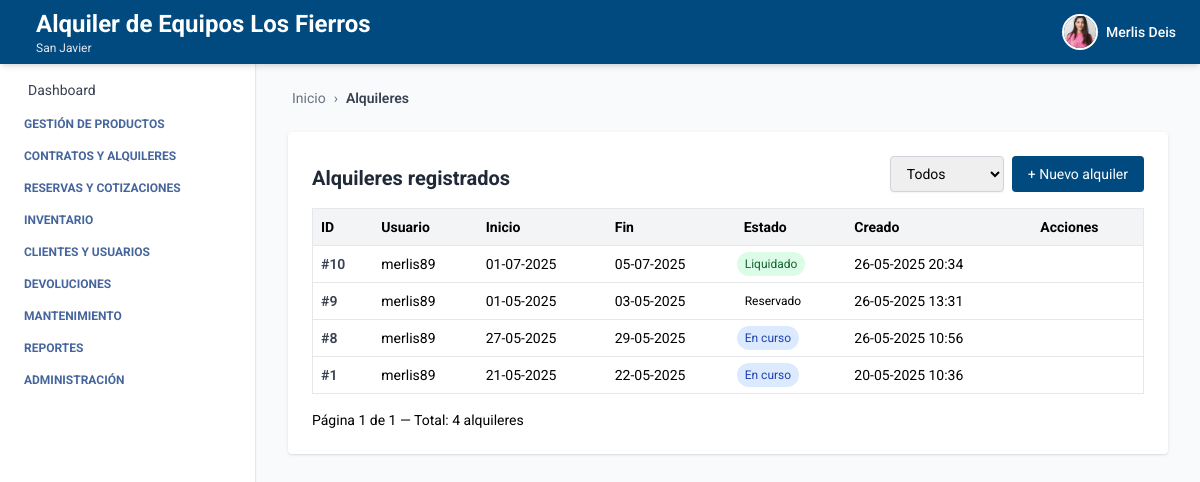
/alquiler/ (signed in), run on an earlier commit of the app's database.
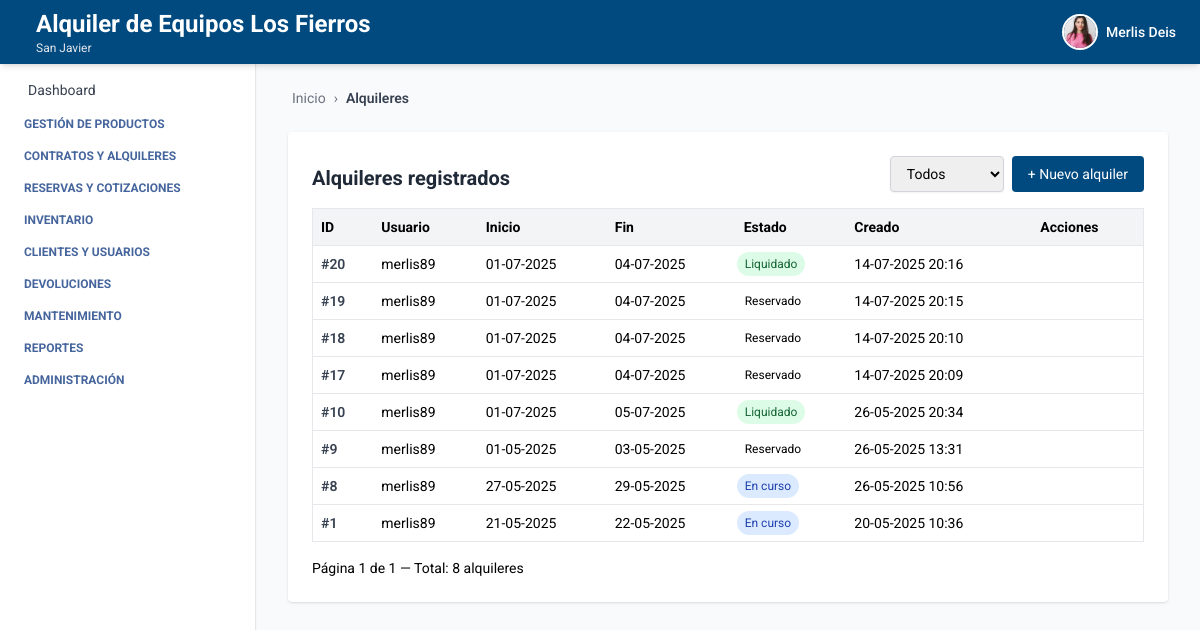
And on a later commit of the database.
### autenticacion/models.py (models this page shows, shortened)
class Usuario(AbstractUser):
    telefono = models.CharField(max_length=20, blank=True, null=True)
    empresa = models.ForeignKey(Empresa, on_delete=models.SET_NULL, null=True, blank=True)
    sucursal = models.ForeignKey(Sucursal, on_delete=models.SET_NULL, null=True, blank=True)
    rol = models.ForeignKey(Rol, on_delete=models.SET_NULL, null=True, blank=True)
    ESTADOS = [
        ("activo", "Activo"),
        ("inactivo", "Inactivo"),
    ]
    estado = models.CharField(max_length=10, choices=ESTADOS, default="activo")
    foto_perfil = models.ImageField(upload_to='usuarios/img/', blank=True, null=True)
    groups = models.ManyToManyField(
        Group,
        related_name='usuarios',  # Evita conflicto con 'user_set'
        blank=True,
        help_text='The groups this user belongs to.',
        verbose_name='groups'
    )
    user_permissions = models.ManyToManyField(
        Permission,
        related_name='usuarios',  # Evita conflicto con 'user_set'
        blank=True,
        help_text='Specific permissions for this user.',
        verbose_name='user permissions'
    )

### empresa/models.py (models this page shows, shortened)
class Empresa(models.Model):
    ESTADOS = [
        ("activo", "Activo"),
        ("inactivo", "Inactivo"),
    ]
    nombre = models.CharField(max_length=100)
    nit = models.CharField(max_length=50, unique=True)
    ciudad = models.CharField(max_length=100, blank=True, null=True)
    direccion = models.CharField(max_length=255, blank=True, null=True)
    departamento = models.CharField(max_length=100, blank=True, null=True)
    telefono = models.CharField(max_length=20, blank=True, null=True)
    estado = models.CharField(max_length=20, choices=ESTADOS, default="activo")
    logo = models.ImageField(upload_to='empresas/img/', blank=True, null=True)

class Sucursal(models.Model):
    ESTADOS = [
        ("activo", "Activo"),
        ("inactivo", "Inactivo"),
    ]
    empresa = models.ForeignKey(Empresa, related_name='sucursales', on_delete=models.CASCADE)
    nombre = models.CharField(max_length=100)
    ciudad = models.CharField(max_length=100)
    direccion = models.CharField(max_length=255)
    departamento = models.CharField(max_length=100, blank=True, null=True)
    telefono = models.CharField(max_length=20, blank=True, null=True)
    estado = models.CharField(max_length=20, choices=ESTADOS, default="activo")

### alquiler/models.py (models this page shows, shortened)
class Alquiler(models.Model):
    ESTADOS_ALQUILER = [
        ('cotizacion', 'Cotización'),
        ('borrador', 'Borrador'),
        ('reservado', 'Reservado'),
        ('en_curso', 'En curso'),
        ('liquidado', 'Liquidado'),
        ('anulado', 'Anulado'),
    ]
    usuario = models.ForeignKey(
        settings.AUTH_USER_MODEL, on_delete=models.CASCADE)
    cliente = models.ForeignKey(
        Cliente, on_delete=models.PROTECT, related_name='alquileres', null=True, blank=True)
    fecha_inicio = models.DateField(null=True, blank=True)
    fecha_fin = models.DateField(null=True, blank=True)
    observaciones = models.TextField(blank=True)
    total = models.DecimalField(
        max_digits=10, decimal_places=2, default=0.0,
        help_text="Total cobro del alquiler"
    )
    estado = models.CharField(
        max_length=20, choices=ESTADOS_ALQUILER, default='borrador')
    descuento_general = models.DecimalField(
        max_digits=5, decimal_places=2, default=0.0,
        help_text="Descuento general en % sobre el total del alquiler"
    )
    created_at = models.DateTimeField(auto_now_add=True)
    updated_at = models.DateTimeField(auto_now=True)
    created_by = models.ForeignKey(
        settings.AUTH_USER_MODEL, on_delete=models.SET_NULL,
        null=True, blank=True, related_name='alquileres_creados_por'
    )
    updated_by = models.ForeignKey(
        settings.AUTH_USER_MODEL, on_delete=models.SET_NULL,
        null=True, blank=True, related_name='alquileres_actualizados_por'
    )

### alquiler/views_alquiler.py (the view)
# urls.py: path('', alquiler_list, name='alquiler_list'),
@login_required
def alquiler_list(request):
    estado = request.GET.get('estado', '')
    qs = Alquiler.objects.filter(usuario__sucursal=request.user.sucursal)
    if estado:
        qs = qs.filter(estado=estado)
    qs = qs.order_by('-created_at')
    paginator = Paginator(qs, 10)  # 10 alquileres por página
    page_number = request.GET.get('page')
    alquileres = paginator.get_page(page_number)
    return render(request, 'alquiler_list.html', {
        'alquileres': alquileres,
        'estado_filtro': estado,
        'breadcrumb_items': [('Alquileres', None)]
    })

### alquiler/templates/alquiler_list.html (shortened to what this page needs)
{% extends 'index.html' %}
{% load humanize %}
{% block breadcrumb %}
  {% include 'breadcrumb.html' with home='/' breadcrumbs=breadcrumb_items %}
{% endblock %}
{% block content %}
  <div class="max-w-6xl mx-auto mt-6 bg-white p-6 rounded shadow">
    <div class="flex justify-between items-end mb-4 flex-wrap gap-2">
  <h2 class="text-xl font-bold text-gray-800">Alquileres registrados</h2>
  <div class="flex gap-2 items-end">
    <form method="get" class="flex items-end">
      <div>
        <select name="estado"
              class="block w-full border border-gray-300 rounded px-3 py-2 text-sm shadow-sm focus:outline-none focus:ring-2 focus:ring-blue-300 focus:border-blue-500"
              onchange="this.form.submit()">
        <option value="">Todos</option>
      </select>
      </div>
    </form>
    <a href="{% url 'crear_alquiler' %}" class="bg-[var(--primary-color)] text-white px-4 py-2 rounded hover:bg-blue-700 transition text-sm">+ Nuevo alquiler</a>
  </div>
</div>
    <table class="min-w-full bg-white border border-gray-200 text-sm rounded">
      <thead class="bg-gray-100 text-left">
        <tr>
          <th class="p-2">ID</th>
          <th class="p-2">Usuario</th>
          <th class="p-2">Inicio</th>
          <th class="p-2">Fin</th>
          <th class="p-2">Estado</th>
          <th class="p-2">Creado</th>
          <th class="p-2">Acciones</th>
        </tr>
      </thead>
      <tbody>
        {% for a in alquileres %}
          <tr class="border-t">
            <td class="p-2 font-semibold text-gray-700">#{{ a.id }}</td>
            <td class="p-2">{{ a.usuario.username }}</td>
            <td class="p-2">{{ a.fecha_inicio|default:'—'|date:'d-m-Y' }}</td>
            <td class="p-2">{{ a.fecha_fin|default:'—'|date:'d-m-Y' }}</td>
            <td>
              <span class="inline-block text-xs px-2 py-1 rounded-full
                {% if a.estado == 'borrador' %}bg-gray-100 text-gray-800
                {% elif a.estado == 'en_curso' %}bg-blue-100 text-blue-800
                {% elif a.estado == 'con_abono' %}bg-yellow-100 text-yellow-800
                {% elif a.estado == 'liquidado' %}bg-green-100 text-green-800
                {% elif a.estado == 'anulado' %}bg-red-100 text-red-800
                {% endif %}">
                {{ a.get_estado_display }}
              </span>
            </td>
            <td class="p-2">{{ a.created_at|date:'d-m-Y H:i' }}</td>
            <td class="p-2">
            </td>
          </tr>
        {% empty %}
          <tr>
            <td colspan="7" class="p-4 text-center text-gray-500">No hay alquileres registrados.</td>
          </tr>
        {% endfor %}
      </tbody>
    </table>
    <div class="mt-4 flex justify-between items-center text-sm">
  <div>
    Página {{ alquileres.number }} de {{ alquileres.paginator.num_pages }} — Total: {{ alquileres.paginator.count }} alquileres
  </div>
</div>
  </div>
{% endblock %}

### core/templates/index.html (shortened to what this page needs)
<!DOCTYPE html>
<html lang="es">
  <head>
    <script src="https://cdn.tailwindcss.com"></script>
  </head>
  <body class="bg-gray-50 min-h-screen">
    {% include 'header.html' %}
    <aside class="fixed top-16 left-0 w-64 bg-white h-[calc(100vh-4rem)] overflow-y-auto border-r shadow-sm hidden sm:block">
      {% include 'navbar.html' %}
    </aside>
    <div class="ml-64 pt-14 min-h-screen">
      <main class="p-8">
        {% block breadcrumb %}{% endblock %}
        {% block content %}{% endblock %}
      </main>
    </div>
  </body>
</html>

### core/templates/header.html (shortened to what this page needs)
<header class="bg-[var(--primary-color)] shadow-md w-full h-16 flex items-center px-6 justify-between fixed top-0 left-0 z-10">
  <h1 class="text-white flex items-center gap-3 leading-tight">
    <div class="leading-tight">
  {% if request.user.is_authenticated %}
    {% if request.user.empresa %}
      <span class="text-xl sm:text-2xl font-bold block">
        {{ request.user.empresa.nombre }}
      </span>
    {% endif %}
    {% if request.user.sucursal %}
      <span class="text-xs text-gray-200 block">
        {{ request.user.sucursal.nombre }}
      </span>
    {% endif %}
  {% else %}
    <span class="text-xl text-gray-200 block">Gestión inteligente de Equipos</span>
  {% endif %}
</div>
  </h1>
  {% if request.user.is_authenticated %}
  <div x-data="{ open: false }" class="relative flex items-center space-x-3 cursor-pointer" @click.away="open = false">
    <button @click="open = !open" class="flex items-center space-x-2 focus:outline-none">
      {% if request.user.foto_perfil %}
        <img src="{{ request.user.foto_perfil.url }}" alt="Perfil" class="w-9 h-9 rounded-full object-cover border-2 border-white" />
      {% else %}
        <div class="w-9 h-9 rounded-full bg-white text-[var(--primary-color)] flex items-center justify-center font-bold text-sm">
          {{ request.user.first_name|first }}{{ request.user.last_name|first }}
        </div>
      {% endif %}
      <span class="text-white hidden sm:block text-sm font-medium">{{ request.user.first_name }}</span>
    </button>
  </div>
  {% endif %}
</header>

### core/templates/navbar.html (shortened to what this page needs)
<nav class="p-4 text-sm space-y-4">
  <ul class="space-y-4">
    <li>
      <a href="#" class="flex items-center gap-3 text-gray-700 hover:text-[var(--primary-color)] transition">
        Dashboard
      </a>
    </li>
  </ul>
  <details id="menu-productos" class="menu-toggle group">
    <summary class="cursor-pointer text-[var(--text-aside-color)] uppercase text-xs font-bold flex items-center gap-2">
       Gestión de productos
    </summary>
  </details>
  <details id="menu-alquileres" class="menu-toggle group">
    <summary class="cursor-pointer text-[var(--text-aside-color)] uppercase text-xs font-bold flex items-center gap-2">
       Contratos y alquileres
    </summary>
  </details>
  <details id="menu-cotizaciones" class="menu-toggle group">
    <summary class="cursor-pointer text-[var(--text-aside-color)] uppercase text-xs font-bold flex items-center gap-2">
       Reservas y cotizaciones
    </summary>
  </details>
  <details id="menu-inventario" class="menu-toggle group">
    <summary class="cursor-pointer text-[var(--text-aside-color)] uppercase text-xs font-bold flex items-center gap-2">
       Inventario
    </summary>
  </details>
  <details id="menu-clientes" class="menu-toggle group">
    <summary class="cursor-pointer text-[var(--text-aside-color)] uppercase text-xs font-bold flex items-center gap-2">
       Clientes y usuarios
    </summary>
  </details>
  <details id="menu-devoluciones" class="menu-toggle group">
    <summary class="cursor-pointer text-[var(--text-aside-color)] uppercase text-xs font-bold flex items-center gap-2">
       Devoluciones
    </summary>
  </details>
  <details id="menu-mantenimiento" class="menu-toggle group">
    <summary class="cursor-pointer text-[var(--text-aside-color)] uppercase text-xs font-bold flex items-center gap-2">
       Mantenimiento
    </summary>
  </details>
  <details id="menu-reportes" class="menu-toggle group">
    <summary class="cursor-pointer text-[var(--text-aside-color)] uppercase text-xs font-bold flex items-center gap-2">
       Reportes
    </summary>
  </details>
  <details id="menu-admin" class="menu-toggle group">
    <summary class="cursor-pointer text-[var(--text-aside-color)] uppercase text-xs font-bold flex items-center gap-2">
       Administración
    </summary>
  </details>
</nav>

### core/templates/breadcrumb.html (shortened to what this page needs)
<nav class="text-sm text-gray-500 mb-4 flex items-center gap-1">
    {% if home %}
      <a href="{{ home }}" class="hover:text-[var(--primary-color)] flex items-center gap-1">
         Inicio
      </a>
      <span class="mx-1">›</span>
    {% endif %}
    {% for label, url in breadcrumbs %}
      {% if url %}
        <a href="{{ url }}" class="hover:text-[var(--primary-color)]">{{ label }}</a>
        <span class="mx-1">›</span>
      {% else %}
        <span class="text-gray-700 font-semibold">{{ label }}</span>
      {% endif %}
    {% endfor %}
  </nav>

### core/templates/index.html (style rules this page uses)
:root { --primary-color: #004a80; --text-aside-color: rgb(69, 101, 156); }
body { font-family: 'Roboto', sans-serif; }

What changed in the data, as far as the page shows it:
added Alquiler: id "20", usuario.username "merlis89", fecha_inicio "01-07-2025", fecha_fin "04-07-2025", estado "Liquidado", created_at "14-07-2025 20:16"
added Alquiler: id "19", usuario.username "merlis89", fecha_inicio "01-07-2025", fecha_fin "04-07-2025", estado "Reservado", created_at "14-07-2025 20:15"
added Alquiler: id "18", usuario.username "merlis89", fecha_inicio "01-07-2025", fecha_fin "04-07-2025", estado "Reservado", created_at "14-07-2025 20:10"
added Alquiler: id "17", usuario.username "merlis89", fecha_inicio "01-07-2025", fecha_fin "04-07-2025", estado "Reservado", created_at "14-07-2025 20:09"
Also different on the page:
{{ alquileres.paginator.count }}: "4" → "8"
